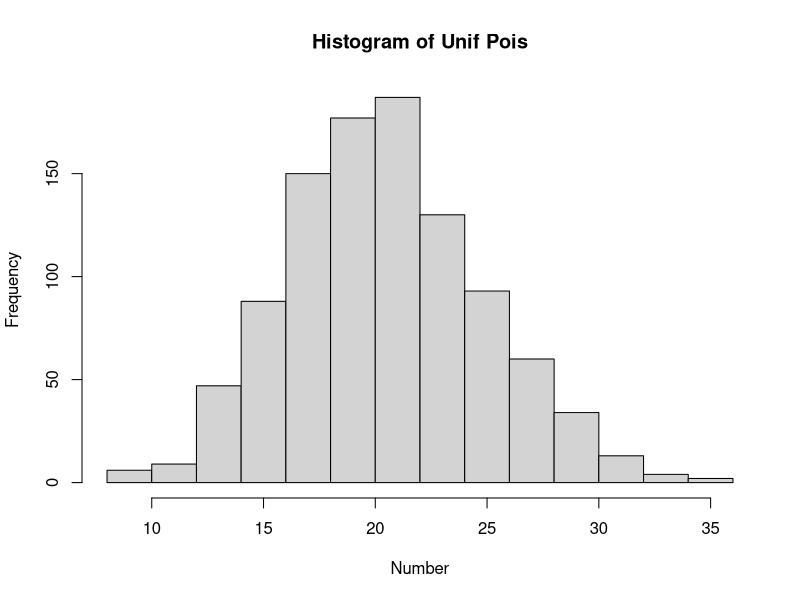
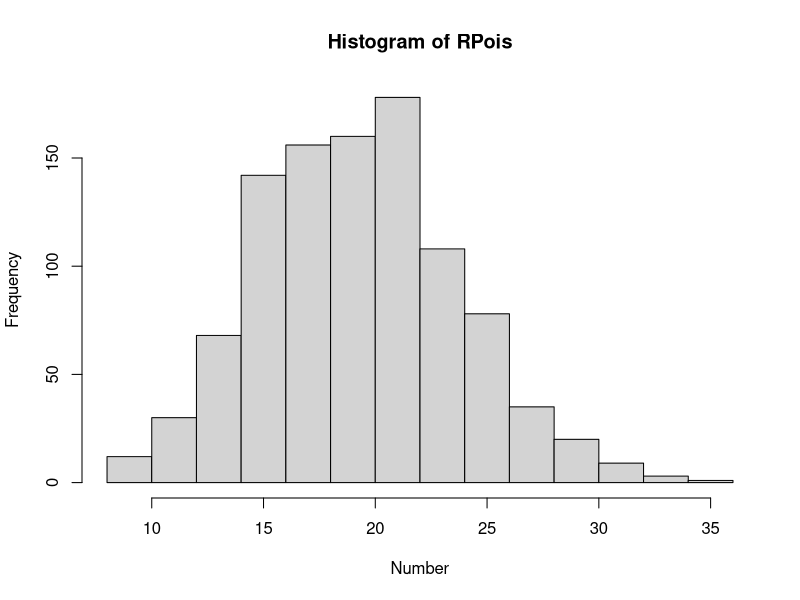

Source code (R) for these figures, in order:
#setting initial conditions
trials = 1000
lambda = 20

#creating empty list to store our variables
poisson_list = c()

#running the trials
for (i in 1:trials){
  #setting values for simulation of poisson
  X = 0
  P = 1
  
  #simulating poisson using runif
  while (P >= exp(-lambda)){
    U = runif(1, min = 0, max = 1)
    P = U * P
    X = X + 1
  }
  
  #appending values to the end of the list
  poisson_list = c(poisson_list, X)
}

#graphing our results
hist(poisson_list, main = "Histogram of Unif Pois", xlab = "Number")

#using inbuilt poisson function to compare against
trial = rpois(trials, lambda)

#plotting our results
hist(trial, main = "Histogram of RPois", xlab = "Number")